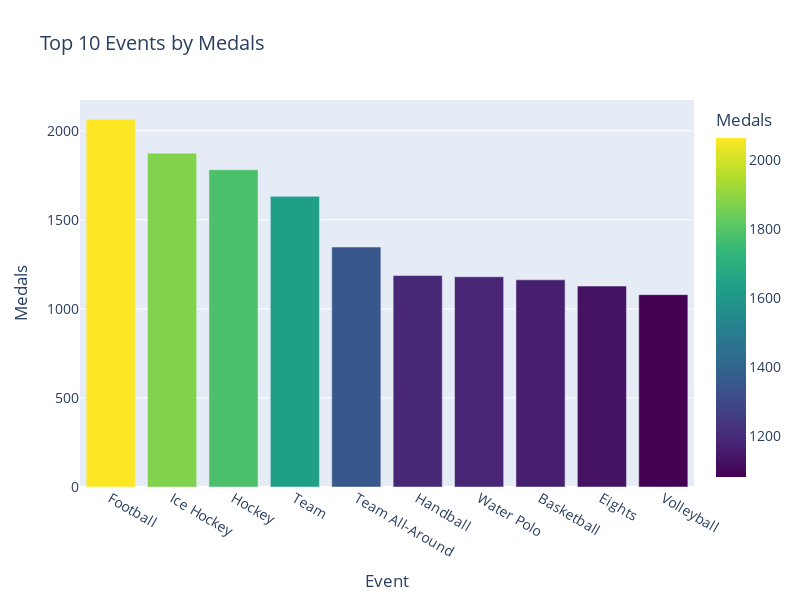

Notebook cell for this chart:
### Markdown cell above
Distribution of Event and Medals

### Code cell
medals_only = Olympic_Athlete_Event_Results[Olympic_Athlete_Event_Results['medal'].isin(['Gold', 'Silver', 'Bronze'])]

event_medal_distribution = medals_only.groupby('Event')['medal'].count().reset_index(name='Count')

top_events = event_medal_distribution.nlargest(10, 'Count')

fig = px.bar(top_events, x='Event', y='Count', 
             labels={'Event':'Event', 'Count': 'Medals'}, title='Top 10 Events by Medals',
             color='Count', color_continuous_scale='Viridis')

fig.update_layout(width=800, height=600, font=dict(size=14))

fig.show()

### Figure 1 — Plotly figure (JSON) as saved in the notebook; plotly's stock layout.template omitted (floating-point values rounded to 4 significant figures)
{"data": [{"alignmentgroup": "True", "hovertemplate": "Event=%{x}<br>Medals=%{marker.color}<extra></extra>", "legendgroup": "", "marker": {"color": [2064, 1874, 1781, 1632, 1347, 1187, 1180, 1163, 1128, 1080], "coloraxis": "coloraxis", "pattern": {"shape": ""}}, "name": "", "offsetgroup": "", "orientation": "v", "showlegend": false, "textposition": "auto", "x": ["Football", "Ice Hockey", "Hockey", "Team", "Team All-Around", "Handball", "Water Polo", "Basketball", "Eights", "Volleyball"], "xaxis": "x", "y": [2064, 1874, 1781, 1632, 1347, 1187, 1180, 1163, 1128, 1080], "yaxis": "y", "type": "bar"}], "layout": {"xaxis": {"anchor": "y", "domain": [0.0, 1.0], "title": {"text": "Event"}}, "yaxis": {"anchor": "x", "domain": [0.0, 1.0], "title": {"text": "Medals"}}, "coloraxis": {"colorbar": {"title": {"text": "Medals"}}, "colorscale": [[0.0, "#440154"], [0.1111, "#482878"], [0.2222, "#3e4989"], [0.3333, "#31688e"], [0.4444, "#26828e"], [0.5556, "#1f9e89"], [0.6667, "#35b779"], [0.7778, "#6ece58"], [0.8889, "#b5de2b"], [1.0, "#fde725"]]}, "legend": {"tracegroupgap": 0}, "title": {"text": "Top 10 Events by Medals"}, "barmode": "relative", "font": {"size": 14}, "width": 800, "height": 600}}
